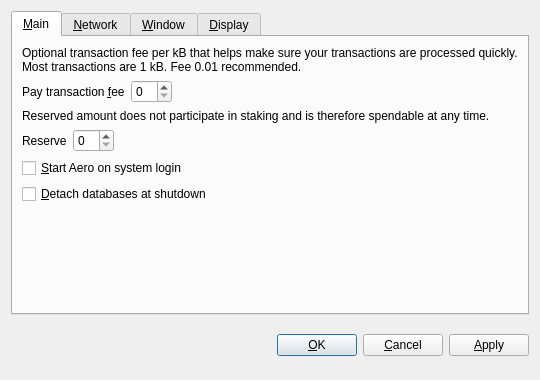
<?xml version="1.0" encoding="UTF-8"?>
<ui version="4.0">
 <class>OptionsDialog</class>
 <widget class="QDialog" name="OptionsDialog">
  <property name="geometry">
   <rect>
    <x>0</x>
    <y>0</y>
    <width>540</width>
    <height>380</height>
   </rect>
  </property>
  <property name="windowTitle">
   <string>Options</string>
  </property>
  <property name="modal">
   <bool>true</bool>
  </property>
  <layout class="QVBoxLayout" name="verticalLayout">
   <item>
    <widget class="QTabWidget" name="tabWidget">
     <property name="tabPosition">
      <enum>QTabWidget::North</enum>
     </property>
     <property name="currentIndex">
      <number>0</number>
     </property>
     <widget class="QWidget" name="tabMain">
      <attribute name="title">
       <string>&amp;Main</string>
      </attribute>
      <layout class="QVBoxLayout" name="verticalLayout_Main">
       <item>
        <widget class="QLabel" name="transactionFeeInfoLabel">
         <property name="text">
          <string>Optional transaction fee per kB that helps make sure your transactions are processed quickly. Most transactions are 1 kB. Fee 0.01 recommended.</string>
         </property>
         <property name="textFormat">
          <enum>Qt::PlainText</enum>
         </property>
         <property name="wordWrap">
          <bool>true</bool>
         </property>
        </widget>
       </item>
       <item>
        <layout class="QHBoxLayout" name="horizontalLayoutFee">
         <item>
          <widget class="QLabel" name="transactionFeeLabel">
           <property name="text">
            <string>Pay transaction &amp;fee</string>
           </property>
           <property name="textFormat">
            <enum>Qt::PlainText</enum>
           </property>
           <property name="buddy">
            <cstring>transactionFee</cstring>
           </property>
          </widget>
         </item>
         <item>
          <widget class="BitcoinAmountField" name="transactionFee"/>
         </item>
         <item>
          <spacer name="horizontalSpacerFee">
           <property name="orientation">
            <enum>Qt::Horizontal</enum>
           </property>
           <property name="sizeHint" stdset="0">
            <size>
             <width>40</width>
             <height>20</height>
            </size>
           </property>
          </spacer>
         </item>
        </layout>
       </item>
       <item>
        <widget class="QLabel" name="reserveBalanceInfoLabel">
         <property name="text">
          <string>Reserved amount does not participate in staking and is therefore spendable at any time.</string>
         </property>
         <property name="textFormat">
          <enum>Qt::PlainText</enum>
         </property>
         <property name="wordWrap">
          <bool>true</bool>
         </property>
        </widget>
       </item>
       <item>
        <layout class="QHBoxLayout" name="horizontalLayoutReserveBalance">
         <item>
          <widget class="QLabel" name="reserveBalanceLabel">
           <property name="text">
            <string>Reserve</string>
           </property>
           <property name="textFormat">
            <enum>Qt::PlainText</enum>
           </property>
           <property name="buddy">
            <cstring>reserveBalance</cstring>
           </property>
          </widget>
         </item>
         <item>
          <widget class="BitcoinAmountField" name="reserveBalance"/>
         </item>
         <item>
          <spacer name="horizontalSpacerReserveBalance">
           <property name="orientation">
            <enum>Qt::Horizontal</enum>
           </property>
           <property name="sizeHint" stdset="0">
            <size>
             <width>40</width>
             <height>20</height>
            </size>
           </property>
          </spacer>
         </item>
        </layout>
       </item>
       <item>
        <widget class="QCheckBox" name="bitcoinAtStartup">
         <property name="toolTip">
          <string>Automatically start Aero after logging in to the system.</string>
         </property>
         <property name="text">
          <string>&amp;Start Aero on system login</string>
         </property>
        </widget>
       </item>
       <item>
        <widget class="QCheckBox" name="detachDatabases">
         <property name="toolTip">
          <string>Detach block and address databases at shutdown. This means they can be moved to another data directory, but it slows down shutdown. The wallet is always detached.</string>
         </property>
         <property name="text">
          <string>&amp;Detach databases at shutdown</string>
         </property>
        </widget>
       </item>
       <item>
        <spacer name="verticalSpacer_Main">
         <property name="orientation">
          <enum>Qt::Vertical</enum>
         </property>
         <property name="sizeHint" stdset="0">
          <size>
           <width>20</width>
           <height>40</height>
          </size>
         </property>
        </spacer>
       </item>
      </layout>
     </widget>
     <widget class="QWidget" name="tabNetwork">
      <attribute name="title">
       <string>&amp;Network</string>
      </attribute>
      <layout class="QVBoxLayout" name="verticalLayout_Network">
       <item>
        <widget class="QCheckBox" name="mapPortUpnp">
         <property name="toolTip">
          <string>Automatically open the Aero client port on the router. This only works when your router supports UPnP and it is enabled.</string>
         </property>
         <property name="text">
          <string>Map port using &amp;UPnP</string>
         </property>
        </widget>
       </item>
       <item>
        <widget class="QCheckBox" name="connectSocks">
         <property name="toolTip">
          <string>Connect to the Aero network through a SOCKS proxy (e.g. when connecting through Tor).</string>
         </property>
         <property name="text">
          <string>&amp;Connect through SOCKS proxy:</string>
         </property>
        </widget>
       </item>
       <item>
        <layout class="QHBoxLayout" name="horizontalLayout_Network">
         <item>
          <widget class="QLabel" name="proxyIpLabel">
           <property name="text">
            <string>Proxy &amp;IP:</string>
           </property>
           <property name="textFormat">
            <enum>Qt::PlainText</enum>
           </property>
           <property name="buddy">
            <cstring>proxyIp</cstring>
           </property>
          </widget>
         </item>
         <item>
          <widget class="QValidatedLineEdit" name="proxyIp">
           <property name="maximumSize">
            <size>
             <width>140</width>
             <height>16777215</height>
            </size>
           </property>
           <property name="toolTip">
            <string>IP address of the proxy (e.g. 127.0.0.1)</string>
           </property>
          </widget>
         </item>
         <item>
          <widget class="QLabel" name="proxyPortLabel">
           <property name="text">
            <string>&amp;Port:</string>
           </property>
           <property name="textFormat">
            <enum>Qt::PlainText</enum>
           </property>
           <property name="buddy">
            <cstring>proxyPort</cstring>
           </property>
          </widget>
         </item>
         <item>
          <widget class="QLineEdit" name="proxyPort">
           <property name="maximumSize">
            <size>
             <width>55</width>
             <height>16777215</height>
            </size>
           </property>
           <property name="toolTip">
            <string>Port of the proxy (e.g. 9050)</string>
           </property>
          </widget>
         </item>
         <item>
          <widget class="QLabel" name="socksVersionLabel">
           <property name="text">
            <string>SOCKS &amp;Version:</string>
           </property>
           <property name="textFormat">
            <enum>Qt::PlainText</enum>
           </property>
           <property name="buddy">
            <cstring>socksVersion</cstring>
           </property>
          </widget>
         </item>
         <item>
          <widget class="QValueComboBox" name="socksVersion">
           <property name="toolTip">
            <string>SOCKS version of the proxy (e.g. 5)</string>
           </property>
          </widget>
         </item>
         <item>
          <spacer name="horizontalSpacer_Network">
           <property name="orientation">
            <enum>Qt::Horizontal</enum>
           </property>
           <property name="sizeHint" stdset="0">
            <size>
             <width>40</width>
             <height>20</height>
            </size>
           </property>
          </spacer>
         </item>
        </layout>
       </item>
       <item>
        <spacer name="verticalSpacer_Network">
         <property name="orientation">
          <enum>Qt::Vertical</enum>
         </property>
         <property name="sizeHint" stdset="0">
          <size>
           <width>20</width>
           <height>40</height>
          </size>
         </property>
        </spacer>
       </item>
      </layout>
     </widget>
     <widget class="QWidget" name="tabWindow">
      <attribute name="title">
       <string>&amp;Window</string>
      </attribute>
      <layout class="QVBoxLayout" name="verticalLayout_Window">
       <item>
        <widget class="QCheckBox" name="minimizeToTray">
         <property name="toolTip">
          <string>Show only a tray icon after minimizing the window.</string>
         </property>
         <property name="text">
          <string>&amp;Minimize to the tray instead of the taskbar</string>
         </property>
        </widget>
       </item>
       <item>
        <widget class="QCheckBox" name="minimizeOnClose">
         <property name="toolTip">
          <string>Minimize instead of exit the application when the window is closed. When this option is enabled, the application will be closed only after selecting Quit in the menu.</string>
         </property>
         <property name="text">
          <string>M&amp;inimize on close</string>
         </property>
        </widget>
       </item>
       <item>
        <spacer name="verticalSpacer_Window">
         <property name="orientation">
          <enum>Qt::Vertical</enum>
         </property>
         <property name="sizeHint" stdset="0">
          <size>
           <width>20</width>
           <height>40</height>
          </size>
         </property>
        </spacer>
       </item>
      </layout>
     </widget>
     <widget class="QWidget" name="tabDisplay">
      <attribute name="title">
       <string>&amp;Display</string>
      </attribute>
      <layout class="QVBoxLayout" name="verticalLayout_Display">
       <item>
        <layout class="QHBoxLayout" name="horizontalLayout_1_Display">
         <item>
          <widget class="QLabel" name="langLabel">
           <property name="text">
            <string>User Interface &amp;language:</string>
           </property>
           <property name="textFormat">
            <enum>Qt::PlainText</enum>
           </property>
           <property name="buddy">
            <cstring>lang</cstring>
           </property>
          </widget>
         </item>
         <item>
          <widget class="QValueComboBox" name="lang">
           <property name="toolTip">
            <string>The user interface language can be set here. This setting will take effect after restarting Aero.</string>
           </property>
          </widget>
         </item>
        </layout>
       </item>
       <item>
        <layout class="QHBoxLayout" name="horizontalLayout_2_Display">
         <item>
          <widget class="QLabel" name="unitLabel">
           <property name="text">
            <string>&amp;Unit to show amounts in:</string>
           </property>
           <property name="textFormat">
            <enum>Qt::PlainText</enum>
           </property>
           <property name="buddy">
            <cstring>unit</cstring>
           </property>
          </widget>
         </item>
         <item>
          <widget class="QValueComboBox" name="unit">
           <property name="toolTip">
            <string>Choose the default subdivision unit to show in the interface and when sending coins.</string>
           </property>
          </widget>
         </item>
        </layout>
       </item>
       <item>
        <widget class="QCheckBox" name="displayAddresses">
         <property name="toolTip">
          <string>Whether to show Aero addresses in the transaction list or not.</string>
         </property>
         <property name="text">
          <string>&amp;Display addresses in transaction list</string>
         </property>
        </widget>
       </item>
       <item>
        <widget class="QCheckBox" name="coinControlFeatures">
         <property name="toolTip">
          <string>Whether to show coin control features or not.</string>
         </property>
         <property name="text">
          <string>Display coin &amp;control features (experts only!)</string>
         </property>
        </widget>
       </item>
       <item>
        <spacer name="verticalSpacer_Display">
         <property name="orientation">
          <enum>Qt::Vertical</enum>
         </property>
         <property name="sizeHint" stdset="0">
          <size>
           <width>20</width>
           <height>40</height>
          </size>
         </property>
        </spacer>
       </item>
      </layout>
     </widget>
    </widget>
   </item>
   <item>
    <layout class="QHBoxLayout" name="horizontalLayout_Buttons">
     <item>
      <spacer name="horizontalSpacer_1">
       <property name="orientation">
        <enum>Qt::Horizontal</enum>
       </property>
       <property name="sizeHint" stdset="0">
        <size>
         <width>40</width>
         <height>48</height>
        </size>
       </property>
      </spacer>
     </item>
     <item>
      <widget class="QLabel" name="statusLabel">
       <property name="font">
        <font>
         <weight>75</weight>
         <bold>true</bold>
        </font>
       </property>
       <property name="text">
        <string/>
       </property>
       <property name="textFormat">
        <enum>Qt::PlainText</enum>
       </property>
       <property name="wordWrap">
        <bool>true</bool>
       </property>
      </widget>
     </item>
     <item>
      <spacer name="horizontalSpacer_2">
       <property name="orientation">
        <enum>Qt::Horizontal</enum>
       </property>
       <property name="sizeHint" stdset="0">
        <size>
         <width>40</width>
         <height>48</height>
        </size>
       </property>
      </spacer>
     </item>
     <item>
      <widget class="QPushButton" name="okButton">
       <property name="text">
        <string>&amp;OK</string>
       </property>
      </widget>
     </item>
     <item>
      <widget class="QPushButton" name="cancelButton">
       <property name="text">
        <string>&amp;Cancel</string>
       </property>
       <property name="autoDefault">
        <bool>false</bool>
       </property>
      </widget>
     </item>
     <item>
      <widget class="QPushButton" name="applyButton">
       <property name="text">
        <string>&amp;Apply</string>
       </property>
       <property name="autoDefault">
        <bool>false</bool>
       </property>
      </widget>
     </item>
    </layout>
   </item>
  </layout>
 </widget>
 <customwidgets>
  <customwidget>
   <class>BitcoinAmountField</class>
   <extends>QSpinBox</extends>
   <header>bitcoinamountfield.h</header>
  </customwidget>
  <customwidget>
   <class>QValueComboBox</class>
   <extends>QComboBox</extends>
   <header>qvaluecombobox.h</header>
  </customwidget>
  <customwidget>
   <class>QValidatedLineEdit</class>
   <extends>QLineEdit</extends>
   <header>qvalidatedlineedit.h</header>
  </customwidget>
 </customwidgets>
 <resources/>
 <connections/>
</ui>
